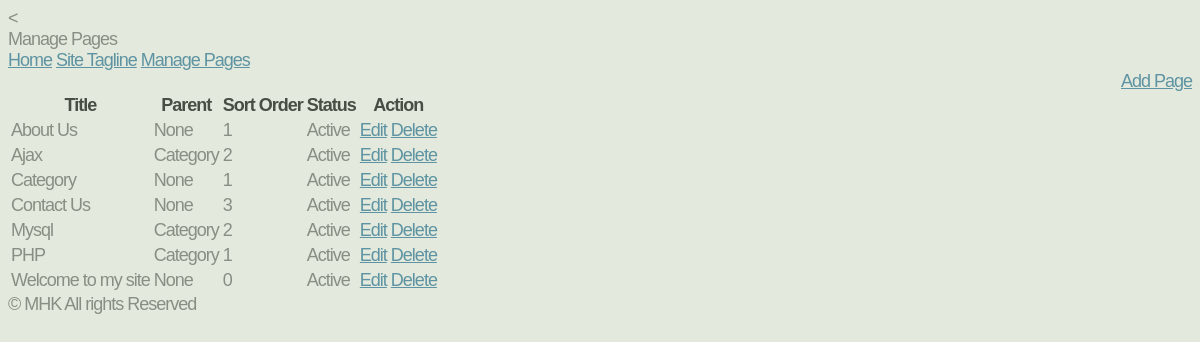
Page /manage-site/manage_pages.php on the earlier database version.
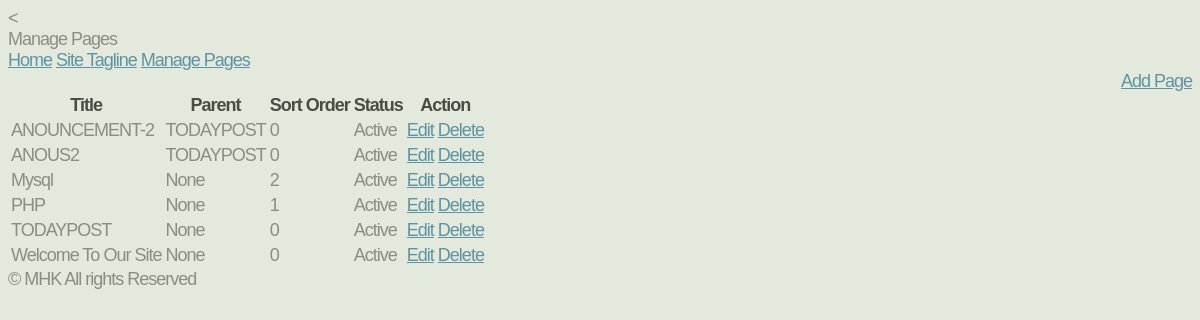
Same page on the later database version.
### tables this page shows
CREATE TABLE `mp_pages` (
  `page_id` int(11) NOT NULL,
  `page_title` varchar(255) NOT NULL,
  `page_desc` text,
  `meta_keywords` varchar(255) DEFAULT NULL,
  `meta_desc` varchar(255) DEFAULT NULL,
  `sort_order` int(11) NOT NULL DEFAULT '0',
  `parent` varchar(255) NOT NULL DEFAULT '0',
  `status` enum('A','I') NOT NULL DEFAULT 'A',
  `page_alias` varchar(255) DEFAULT NULL
);

### libs/common_functions.php (called while the page is built, shortened)
<?php
function getParentCategoryName($id) {
    global $DB;
    $sql = "SELECT * FROM " . TABLE_PAGES . " WHERE 1 AND page_id = :id";
    try {
        $stmt = $DB->prepare($sql);
        $stmt->bindValue(":id", $id);
        $stmt->execute();
        $results = $stmt->fetchAll();
    } catch (Exception $ex) {
        echo errorMessage($ex->getMessage());
    }
   return ($results[0]["page_title"] <> "" ) ? $results[0]["page_title"] : "None";
}
?>

### manage-site/manage_pages.php (the view, shortened to what this page needs)
<?php
require("../libs/config.php");
$pageTitle = "Manage Pages";
include("header.php");
?>
<div class="title" style="text-align:right;"><a href="add_edit_page.php">Add Page</a></div>
<table class="bordered">
    <tr>
        <th ><strong>Title</strong> </th>
        <th ><strong>Parent</strong> </th>
        <th ><strong>Sort Order</strong> </th>
        <th><strong>Status</strong> </th>
        <th><strong>Action</strong> </th>
    </tr>
    <?php
    $sql = "SELECT * FROM " . TABLE_PAGES . " WHERE 1 ORDER BY page_title ASC, page_id DESC";
    try {
        $stmt = $DB->prepare($sql);
        $stmt->execute();
        $results = $stmt->fetchAll();
    } catch (Exception $ex) {
        echo errorMessage($ex->getMessage());
    }
    foreach ($results as $rs) {
        ?>
        <tr>
            <td ><?php echo stripslashes($rs["page_title"]); ?></td>
            <td><?php echo stripslashes(getParentCategoryName($rs["parent"])); ?></td>
            <td><?php echo stripslashes($rs["sort_order"]); ?></td>
            <td><?php echo ($rs["status"] == 'A') ? "Active" : "Inactive"; ?></td>
            <td><a href="add_edit_page.php?edit=<?php echo ($rs["page_id"]); ?>">Edit</a>
                <a href="manage_pages.php?del=<?php echo ($rs["page_id"]); ?>" onclick="return confirm('Are you sure?');">Delete</a> </td>
        </tr>
        <?php
    }
    ?>
</table>
<?php
include("footer.php");
?>

### manage-site/header.php (shortened to what this page needs)
<!DOCTYPE html>
<html>
<head>
<link rel="stylesheet" href="style.css" type="text/css" />
</head>
<body>
<div id="container">
    <div id="body">
        <header>
            <div class="mainTitle" ><?php echo $pageTitle; ?></div>
        </header>
        <nav>
        <a href="home.php" class="menus">Home</a>
        <a href="tagline.php" class="menus">Site Tagline</a>
        <a href="manage_pages.php" class="menus">Manage Pages</a>
        </nav>
        <article>

### manage-site/footer.php (shortened to what this page needs)
        </article>
        <footer>
         <div class="copyright">&copy; MHK All rights Reserved</div>
         <div class="footerlogo"><a href="" target="_blank"><img src="" /></a>
        </footer>
    </div>
</div>
</body>
</html>

### css/style.css (style rules this page uses)
*,*:before,*:after { -moz-box-sizing:content-box;-webkit-box-sizing:content-box;-o-box-sizing:content-box;-ms-box-sizing:content-box;box-sizing:content-box }
body { font-size: 13.5pt; font-family: sans-serif; background-color: #e3e9dc; font-family: 'Ubuntu Condensed', sans-serif; color: #878e83; letter-spacing: -1px; }
strong { color: #474e43; }
a { color: #5d93a2; text-decoration: underline; }

Differences in the rows shown:
removed mp_pages: page_title "About Us", parent "None", sort_order "1", status "Active"
removed mp_pages: page_title "Ajax", parent "Category", sort_order "2", status "Active"
removed mp_pages: page_title "Category", parent "None", sort_order "1", status "Active"
removed mp_pages: page_title "Contact Us", parent "None", sort_order "3", status "Active"
added mp_pages: page_title "ANOUNCEMENT-2", parent "TODAYPOST", sort_order "0", status "Active"
added mp_pages: page_title "ANOUS2", parent "TODAYPOST", sort_order "0", status "Active"
computed for mp_pages "Mysql": parent "Category" → "None"
computed for mp_pages "PHP": parent "Category" → "None"
added mp_pages: page_title "TODAYPOST", parent "None", sort_order "0", status "Active"
changed mp_pages: page_title "Welcome to my site" → "Welcome To Our Site"
